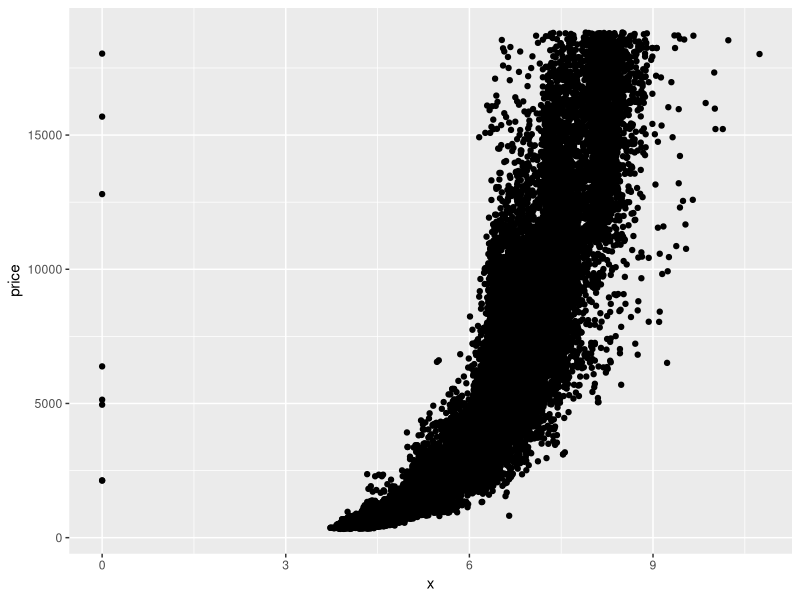
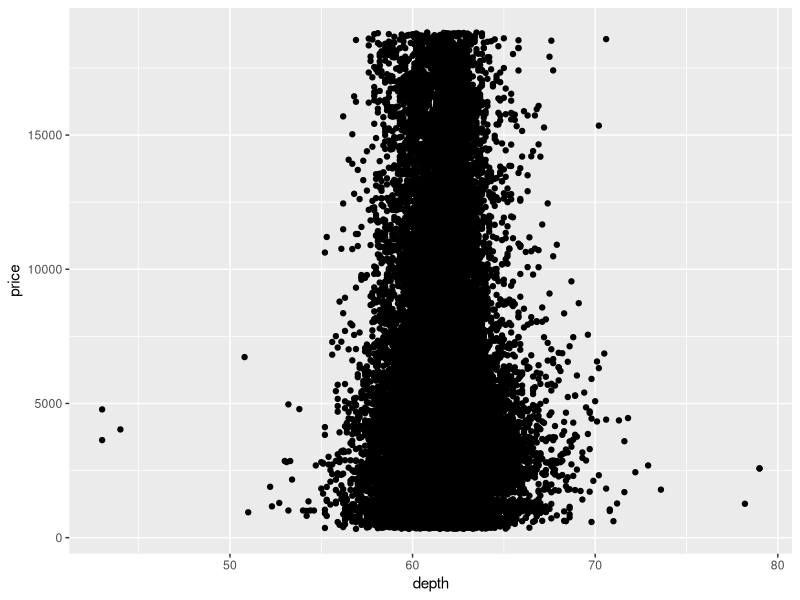
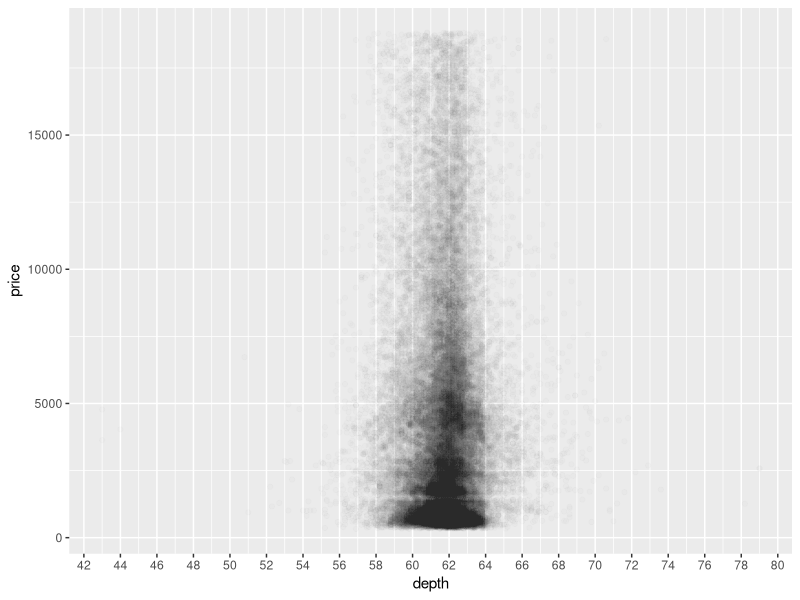
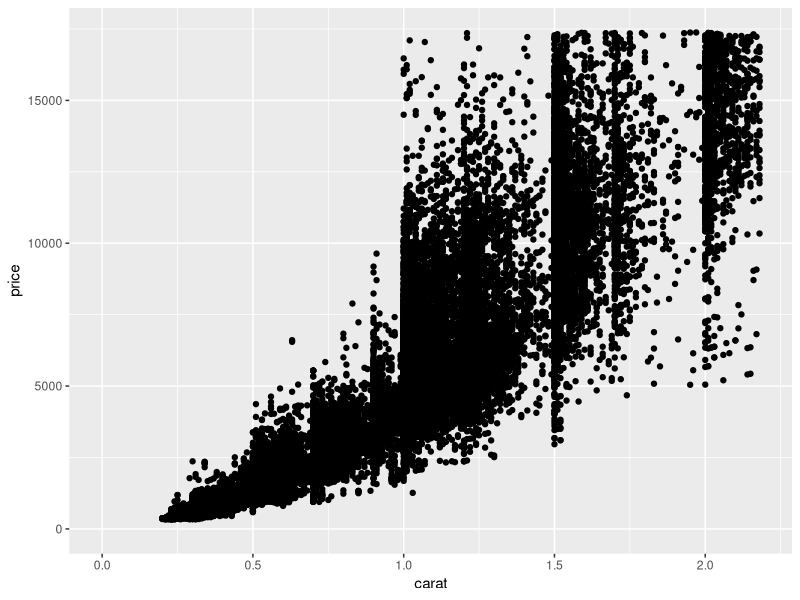

Generate these figures, in order, with R: (Note: this script raises an error after producing the figures.)
library(ggplot2)
data("diamonds")
names(diamonds)


# price versus x
ggplot(data = diamonds, (aes(x=x, y = price))) + geom_point()

# correlations
cor.test(diamonds$x, diamonds$price)
cor.test(diamonds$y, diamonds$price)
cor.test(diamonds$z, diamonds$price)

ggplot(data = diamonds, (aes(x=depth, y = price))) + geom_point()

# adjustments price versus depth
ggplot(data = diamonds, (aes(x=depth, y = price))) + geom_point(alpha= 1/100) + 
  scale_x_continuous(breaks = seq(from = 0, to =80, by = 2) )

cor.test(diamonds$depth, diamonds$price)

quantile(diamonds$price, .99)

ggplot(data = diamonds, (aes(x=carat, y = price))) + geom_point() +
  xlim(0, quantile(diamonds$carat, .99)) + ylim(0, quantile(diamonds$price, .99))

#price versus volume
diamonds$volume <- diamonds[,'x'] * diamonds[,'y'] * diamonds[,'z']

ggplot(data = diamonds, (aes(x=volume, y = price))) + geom_point() 

library(plyr)
count(diamonds$volume == 0)
detach("package:plyr", unload=TRUE)

# cor(subset(diamonds, diamonds$volume < 800 & diamonds$volume > 0)$volume, diamonds$price)
diamonds.sub <- subset(diamonds, volume < 800 & volume > 0)
cor(diamond.sub$price, diamond.sub$volume)

# plot
ggplot(diamonds.sub, aes(x=volume, y = price)) + geom_point(alpha = 1/10) + geom_smooth()

#diamonds by clarity
library(dplyr)

# grp <- group_by(diamonds, clarity)
# diamondsByClarity$mean_price <- group_by(diamonds, clarity)

diamondsByClarity <- diamonds %>% 
    group_by(clarity) %>%
        summarise(mean_price = mean(price),
              median_price = median(price),
              min_price = min(price),
              max_price = max(price),
              n= n()
              )
              
# Bar Charts of Mean Price
library(gridExtra)
library(ggplot2)
diamonds_by_clarity <- group_by(diamonds, clarity)
diamonds_mp_by_clarity <- summarise(diamonds_by_clarity, mean_price = mean(price))

diamonds_by_color <- group_by(diamonds, color)
diamonds_mp_by_color <- summarise(diamonds_by_color, mean_price = mean(price))

# plot1 <- barplot(diamonds_mp_by_color$mean_price, names.arg= diamonds_mp_by_color$color )
# plot2 <- barplot(diamonds_mp_by_clarity$mean_price, names.arg = diamonds_mp_by_clarity$clarity)             

plot1 <- ggplot(diamonds_mp_by_color, aes(x=color, y = mean_price )) + geom_bar(stat="identity")
plot2 <- ggplot(diamonds_mp_by_clarity, aes(x=clarity, y = mean_price )) + geom_bar(stat="identity")

grid.arrange(plot1, plot2)
